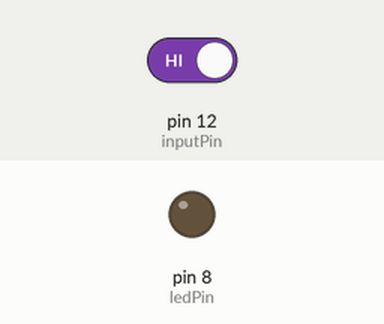
A sketch run on a simulated Arduino Uno, built with avr-gcc and run on an emulated ATmega328P. On the bench: output pins drawn as LEDs (lit = HIGH). The test bench sets the inputs (shaded band); at power-on: pin 12 (inputPin) HIGH.

Above: at 1.2 s.
1.3 s: pin 12 (inputPin) driven LOW
At 2.0 s:
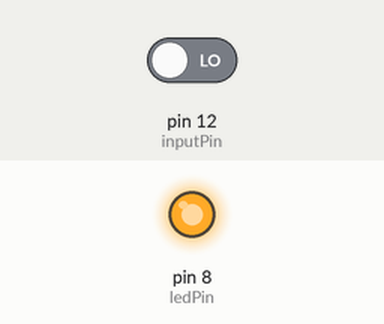
2.8 s: pin 12 (inputPin) driven HIGH
At 3.2 s:
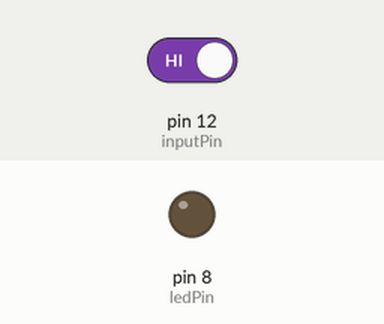
Timing chart, 0 to 5.8 s (numbered marks = the images above; inputs shaded):
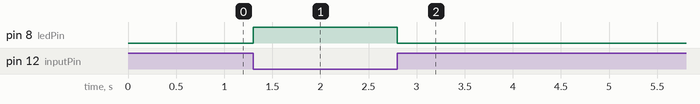

Measured:
- after the input at 1.3 s, pin 8 (ledPin): LOW → HIGH at once
- after the input at 2.8 s, pin 8 (ledPin): HIGH → LOW at once

The sketch:

027_push_buttons.ino
```cpp
// https://www.youtube.com/watch?v=AgQW81zzR18&list=PLGs0VKk2DiYw-L-RibttcvK-WBZm8WLEP&index=27

// pin setup
int ledPin = 8;
int inputPin = 12;
int inputVal;
int delayMs = 250;

void setup() {
  // put your setup code here, to run once:
  pinMode(ledPin, OUTPUT);
  pinMode(inputPin, INPUT);

  //Serial.begin(9600);
}

void loop() {
  // put your main code here, to run repeatedly:
  inputVal = digitalRead(inputPin);

  // Serial.println(inputVal);
  //delay(delayMs);

  if (inputVal == 0) { // button down
    digitalWrite(ledPin, HIGH);
  } else { // button up
    digitalWrite(ledPin, LOW);
  }
}
```
